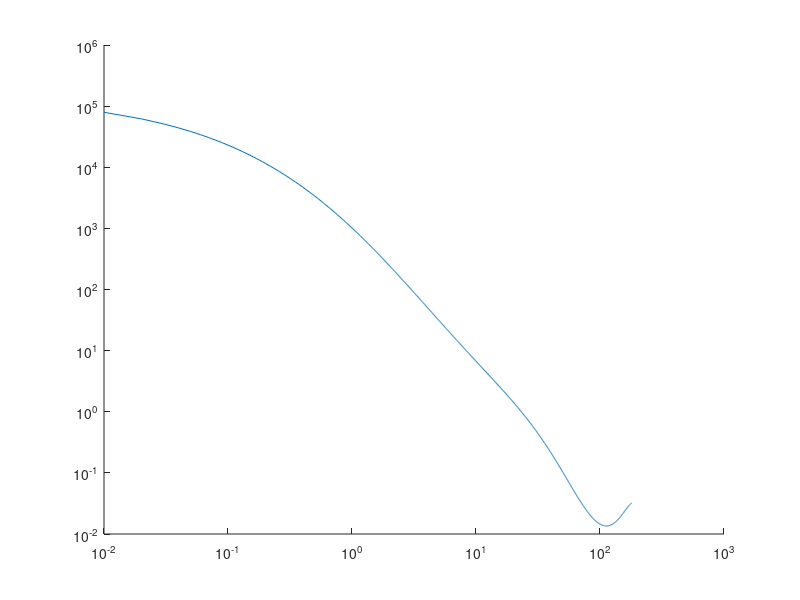

Recreate this plot in MATLAB.
% Empirical Petzold phase function from:
% THEORETICAL AND EMPIRICAL PHASE FUNCTIONS FOR MONTE CARLO CALCULATIONS OF
% LIGHT SCATTERING IN SEAWATER by Vladimir I. Haltrin

theta = [[0:0.01:10] [10.1:0.1:180]];
% theta = [0:180/5000:180];
% theta = [0:pi/5000:pi];
 

% % harbor water
% c = 2.190;
% a = 0.366;
% % coastal water
c = 0.22 + 0.179;
a = 0.179;
% % Clear water
% c = 0.0374 + 0.114;
% a = 0.114;
% Petzold Clear 1
% c = 0.199;
% a = 0.082;
% % Petzold Coastal 1
% c = 0.470;
% a = 0.195;


b = c-a;
albedo = (c-a)/c   % Water albedo is scattering coef./atten. coef. (b/c unitless)


q = 2.598 + 17.748*sqrt(b) - 16.722*b + 5.932*b*sqrt(b);
k1 = 1.188 - 0.688*albedo;
k2 = 0.1*(3.07 - 1.90*albedo);
k3 = 0.01*(4.58 - 3.02*albedo);
k4 = 0.001*(3.24 - 2.25*albedo);
k5 = 0.0001*(0.84 - 0.61*albedo);



phase_func = (4*pi/b)*exp(q*(1 + ((-1)^1*k1*theta.^(1/2)) ...
                                + ((-1)^2*k2*theta.^(2/2)) ...
                                + ((-1)^3*k3*theta.^(3/2)) ...
                                + ((-1)^4*k4*theta.^(4/2)) ...
                                + ((-1)^5*k5*theta.^(5/2))));
                            
beta = (b/(4*pi)).*phase_func;
%phase_func_adj = phase_func.*sind(theta);

%%

normalization_eq = 0.5.*trapz(theta,(phase_func.*sin(theta*pi/180)))
% normalization_eq = 0.5.*trapz(theta,(phase_func.*sind(theta)))
  
%%

cdf_phase_func = cumtrapz(theta,phase_func.*sind(theta));
cdf_phase_func = cdf_phase_func ./ max(cdf_phase_func);
cdf_phase_func_interp = interp1(cdf_phase_func,theta,[0:0.001:1]);

hold on;                            
loglog(theta,phase_func)
